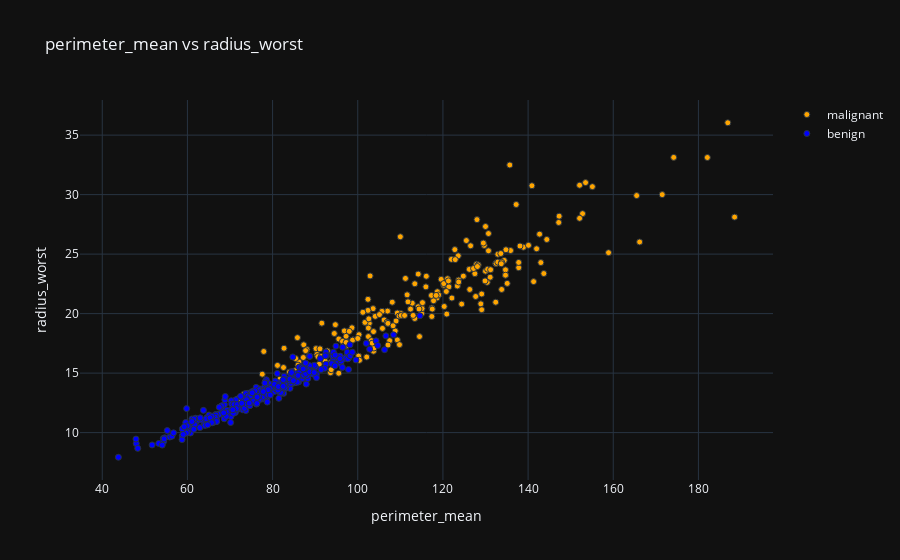

The notebook cell this image was saved under:
### Markdown cell above
#### D) Positive correlation features

### Code cell
plot_feat1_feat2('perimeter_mean','radius_worst')

### Figure 1 — Plotly figure (JSON) as saved in the notebook; plotly's stock layout.template omitted (floating-point values rounded to 4 significant figures; data arrays with more than 128 entries replaced by an {"elided": "..."} marker saying what was removed)
{"data": [{"marker": {"color": "Orange", "line": {"width": 1}}, "mode": "markers", "name": "malignant", "x": {"elided": "212 float values"}, "y": {"elided": "212 float values"}, "type": "scatter"}, {"marker": {"color": "Blue", "line": {"width": 1}}, "mode": "markers", "name": "benign", "x": {"elided": "357 float values"}, "y": {"elided": "357 float values"}, "type": "scatter"}], "layout": {"title": {"text": "perimeter_mean vs radius_worst"}, "xaxis": {"title": {"text": "perimeter_mean"}, "zeroline": false}, "yaxis": {"title": {"text": "radius_worst"}, "zeroline": false}}}
